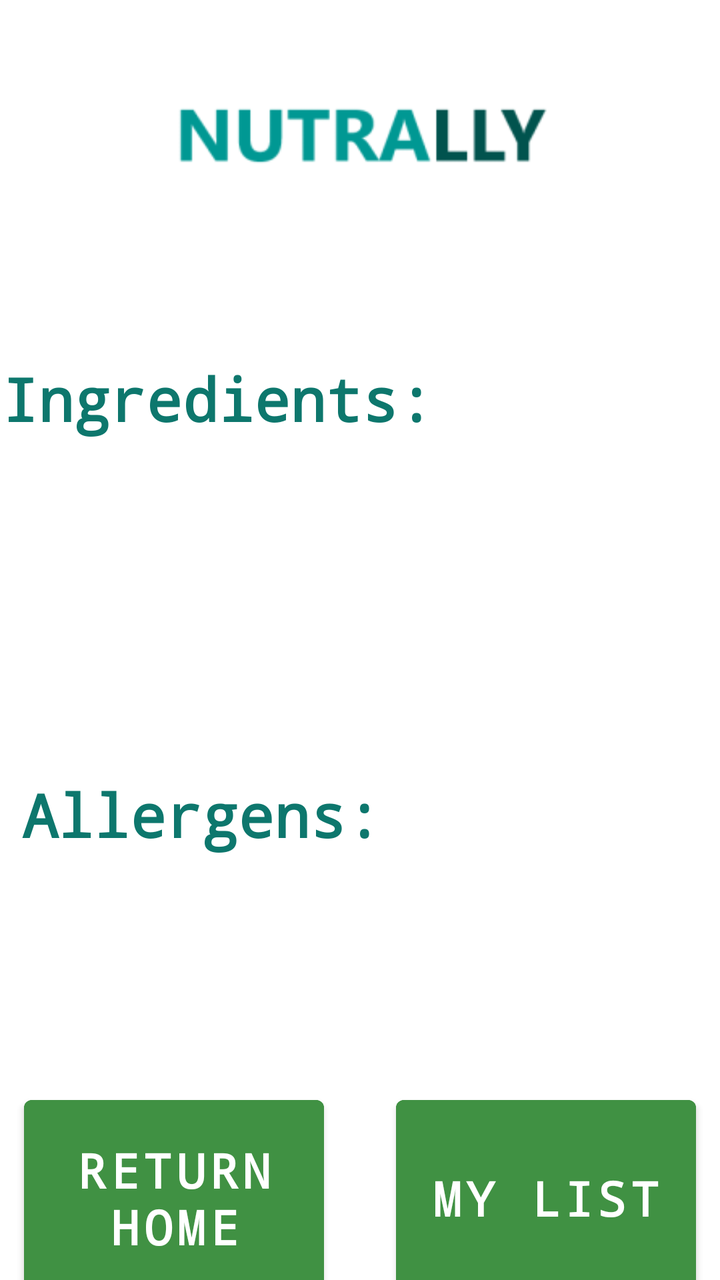
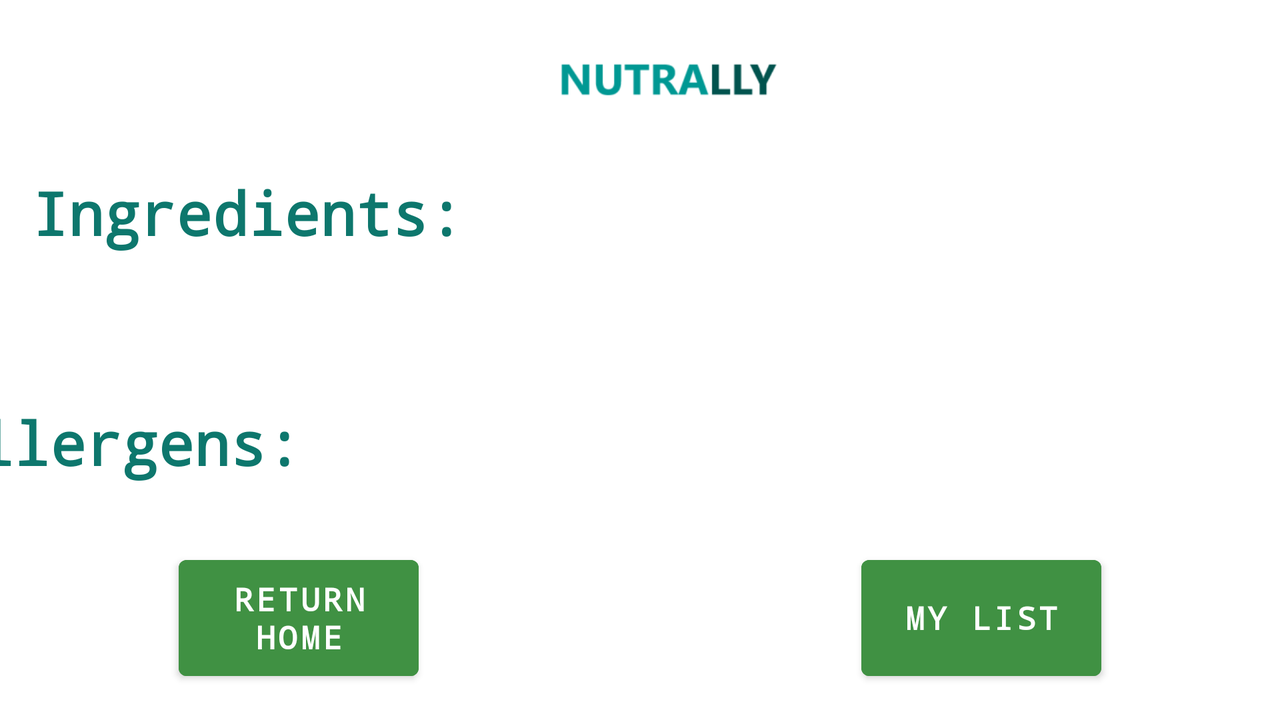

The same Android screen from two of the app's own layout files: first res/layout/ as a phone draws it, then the repository's variant for another configuration, drawn on a device whose configuration selects that folder. Both files follow.
<!-- AndroidManifest.xml: application theme Theme.Nutrally -->
<!-- res/layout/activity_ingredients_screen.xml -->
<?xml version="1.0" encoding="utf-8"?>
<androidx.constraintlayout.widget.ConstraintLayout xmlns:android="http://schemas.android.com/apk/res/android"
    xmlns:app="http://schemas.android.com/apk/res-auto"
    xmlns:tools="http://schemas.android.com/tools"
    android:layout_width="match_parent"
    android:layout_height="match_parent"
    tools:context=".ingredientsScreen">

    <ImageView
        android:id="@+id/logoImg10"
        android:layout_width="313dp"
        android:layout_height="131dp"
        android:layout_marginStart="40dp"
        android:layout_marginEnd="40dp"
        android:scaleX="2"
        android:scaleY="2"
        android:visibility="visible"
        app:layout_constraintBottom_toTopOf="@+id/textView2"
        app:layout_constraintEnd_toEndOf="parent"
        app:layout_constraintHorizontal_bias="0.5"
        app:layout_constraintStart_toStartOf="parent"
        app:layout_constraintTop_toTopOf="parent"
        app:srcCompat="@mipmap/ic_launcher_foreground" />

    <Button
        android:id="@+id/HomeBtn"
        android:layout_width="150dp"
        android:layout_height="110dp"
        android:layout_marginStart="40dp"
        android:layout_marginTop="158dp"
        android:layout_marginEnd="36dp"
        android:layout_marginBottom="33dp"
        android:backgroundTint="#409143"
        android:fontFamily="monospace"
        android:onClick="goToHome"
        android:text="Return Home"
        android:textSize="24sp"
        android:textStyle="bold"
        app:layout_constraintBottom_toBottomOf="parent"
        app:layout_constraintEnd_toStartOf="@+id/listBtn"
        app:layout_constraintStart_toStartOf="parent"
        app:layout_constraintTop_toBottomOf="@+id/textView3" />

    <Button
        android:id="@+id/listBtn"
        android:layout_width="150dp"
        android:layout_height="110dp"
        android:layout_marginTop="158dp"
        android:layout_marginEnd="40dp"
        android:layout_marginBottom="33dp"
        android:backgroundTint="#409143"
        android:fontFamily="monospace"
        android:text="My list"
        android:textSize="24sp"
        android:textStyle="bold"
        app:layout_constraintBottom_toBottomOf="parent"
        app:layout_constraintEnd_toEndOf="parent"
        app:layout_constraintStart_toEndOf="@+id/HomeBtn"
        app:layout_constraintTop_toBottomOf="@+id/textView3" />

    <TextView
        android:id="@+id/textView2"
        android:layout_width="238dp"
        android:layout_height="50dp"
        android:layout_marginStart="18dp"
        android:layout_marginTop="48dp"
        android:layout_marginEnd="149dp"
        android:layout_marginBottom="158dp"
        android:backgroundTint="#3CBFB3"
        android:fontFamily="monospace"
        android:text="Ingredients: "
        android:textColor="#0D776D"
        android:textSize="30sp"
        android:textStyle="bold"
        app:layout_constraintBottom_toTopOf="@+id/textView3"
        app:layout_constraintEnd_toEndOf="parent"
        app:layout_constraintStart_toStartOf="@+id/textView3"
        app:layout_constraintTop_toBottomOf="@+id/logoImg10" />

    <TextView
        android:id="@+id/textView3"
        android:layout_width="226dp"
        android:layout_height="46dp"
        android:layout_marginStart="37dp"
        android:layout_marginTop="158dp"
        android:layout_marginEnd="149dp"
        android:backgroundTint="#3CBFB3"
        android:fontFamily="monospace"
        android:text="Allergens: "
        android:textColor="#0D776D"
        android:textSize="30sp"
        android:textStyle="bold"
        app:layout_constraintEnd_toEndOf="parent"
        app:layout_constraintStart_toStartOf="parent"
        app:layout_constraintTop_toBottomOf="@+id/textView2" />
</androidx.constraintlayout.widget.ConstraintLayout>
<!-- resources referenced by this layout -->
<resources>
  <!-- mipmap ic_launcher_foreground: png bitmap (mipmap-hdpi, 2792 bytes) -->
  <style name="Theme.Nutrally" parent="Theme.MaterialComponents.DayNight.DarkActionBar">
          
          <item name="colorPrimary">@color/purple_500</item>
          <item name="colorPrimaryVariant">@color/purple_700</item>
          <item name="colorOnPrimary">@color/white</item>
          
          <item name="colorSecondary">@color/teal_200</item>
          <item name="colorSecondaryVariant">@color/teal_700</item>
          <item name="colorOnSecondary">@color/black</item>
          
          <item name="android:statusBarColor">?attr/colorPrimaryVariant</item>
          
      </style>
</resources>
<!-- res/layout-land/activity_ingredients_screen.xml (the repository's variant of the layout above) -->
<!-- drawn on the phone turned sideways -->
<?xml version="1.0" encoding="utf-8"?>
<androidx.constraintlayout.widget.ConstraintLayout xmlns:android="http://schemas.android.com/apk/res/android"
    xmlns:app="http://schemas.android.com/apk/res-auto"
    xmlns:tools="http://schemas.android.com/tools"
    android:layout_width="match_parent"
    android:layout_height="match_parent"
    tools:context=".ingredientsScreen">

    <ImageView
        android:id="@+id/logoImg10"
        android:layout_width="286dp"
        android:layout_height="77dp"
        android:layout_marginStart="236dp"
        android:layout_marginEnd="209dp"
        android:scaleX="2"
        android:scaleY="2"
        android:visibility="visible"
        app:layout_constraintEnd_toEndOf="parent"
        app:layout_constraintStart_toStartOf="parent"
        app:layout_constraintTop_toTopOf="parent"
        app:srcCompat="@mipmap/ic_launcher_foreground" />

    <Button
        android:id="@+id/HomeBtn"
        android:layout_width="120dp"
        android:layout_height="70dp"
        android:layout_marginStart="57dp"
        android:layout_marginEnd="189dp"
        android:layout_marginBottom="16dp"
        android:backgroundTint="#409143"
        android:fontFamily="monospace"
        android:onClick="goToHome"
        android:text="Return Home"
        android:textSize="16sp"
        android:textStyle="bold"
        app:layout_constraintBottom_toBottomOf="parent"
        app:layout_constraintEnd_toStartOf="@+id/listBtn"
        app:layout_constraintStart_toStartOf="parent" />

    <Button
        android:id="@+id/listBtn"
        android:layout_width="120dp"
        android:layout_height="70dp"
        android:layout_marginEnd="57dp"
        android:layout_marginBottom="16dp"
        android:backgroundTint="#409143"
        android:fontFamily="monospace"
        android:text="My list"
        android:textSize="16sp"
        android:textStyle="bold"
        app:layout_constraintBottom_toBottomOf="parent"
        app:layout_constraintEnd_toEndOf="parent"
        app:layout_constraintStart_toEndOf="@+id/HomeBtn" />

    <TextView
        android:id="@+id/textView2"
        android:layout_width="238dp"
        android:layout_height="50dp"
        android:layout_marginStart="16dp"
        android:layout_marginTop="130dp"
        android:layout_marginEnd="4dp"
        android:backgroundTint="#3CBFB3"
        android:fontFamily="monospace"
        android:text="Ingredients: "
        android:textColor="#0D776D"
        android:textSize="30sp"
        android:textStyle="bold"
        app:layout_constraintBottom_toTopOf="@+id/textView3"
        app:layout_constraintEnd_toStartOf="@+id/logoImg10"
        app:layout_constraintHorizontal_bias="0.0"
        app:layout_constraintStart_toStartOf="parent"
        app:layout_constraintTop_toTopOf="parent" />

    <TextView
        android:id="@+id/textView3"
        android:layout_width="226dp"
        android:layout_height="46dp"
        android:layout_marginStart="16dp"
        android:layout_marginTop="65dp"
        android:layout_marginEnd="489dp"
        android:layout_marginBottom="71dp"
        android:backgroundTint="#3CBFB3"
        android:fontFamily="monospace"
        android:text="Allergens: "
        android:textColor="#0D776D"
        android:textSize="30sp"
        android:textStyle="bold"
        app:layout_constraintBottom_toTopOf="@+id/HomeBtn"
        app:layout_constraintEnd_toEndOf="parent"
        app:layout_constraintStart_toStartOf="parent"
        app:layout_constraintTop_toBottomOf="@+id/textView2" />
</androidx.constraintlayout.widget.ConstraintLayout>
